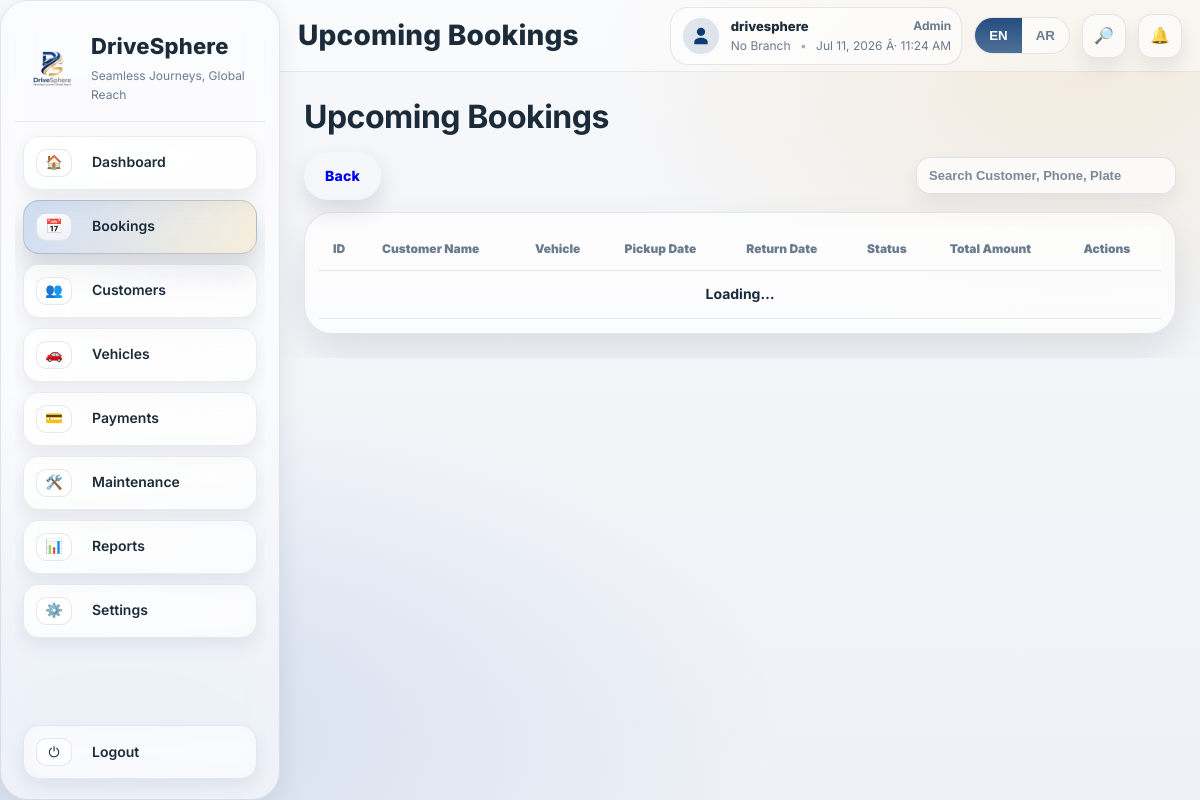
Screenshot of /bookings/upcoming/ (signed in) with the database file from the repository.
### apps/settings_app/models.py (models this page shows, shortened)
class BusinessProfile(TimeStampedModel):
    business_name = models.CharField(max_length=200, blank=True, default="")
    short_code = models.CharField(max_length=10, blank=True, default="")
    business_name_ar = models.CharField(max_length=200, blank=True, default="")
    commercial_registration_number = models.CharField(max_length=100, blank=True, default="")
    vat_no = models.CharField(max_length=100, blank=True, default="")
    address = models.CharField(max_length=300, blank=True, default="")
    address_ar = models.CharField(max_length=300, blank=True, default="")
    phone_number = models.CharField(max_length=60, blank=True, default="")
    phone_number_ar = models.CharField(max_length=60, blank=True, default="")
    email = models.EmailField(blank=True, default="")
    email_ar = models.EmailField(blank=True, default="")
    website = models.CharField(max_length=200, blank=True, default="")
    website_ar = models.CharField(max_length=200, blank=True, default="")
    currency_code = models.CharField(max_length=10, blank=True, default="OMR")
    currency_symbol = models.CharField(max_length=10, blank=True, default="﷼")
    exchange_rates = models.JSONField(blank=True, default=dict)
    exchange_rates_updated_at = models.DateTimeField(null=True, blank=True)
    logo = models.ImageField(upload_to="business/logo/", null=True, blank=True)
    class Meta:
        verbose_name = "Business Profile"
        verbose_name_plural = "Business Profile"
    @classmethod
    def get_solo(cls):
        obj = cls.objects.first()
        if not obj:
            obj = cls.objects.create()
        return obj

### apps/accounts/models.py (models this page shows, shortened)
class User(AbstractUser, TimeStampedModel):
    LANGUAGE_CHOICES = (
        ("en", "English"),
        ("ar", "Arabic"),
    )
    username = models.CharField(max_length=150, unique=True, null=True, blank=True)
    email = models.EmailField(unique=True)
    phone_number = models.CharField(max_length=30, blank=True, default="")
    nationality = models.CharField(max_length=60, blank=True, default="")
    role = models.ForeignKey(Role, on_delete=models.SET_NULL, null=True, blank=True)
    default_branch = models.ForeignKey(Branch, on_delete=models.SET_NULL, null=True, blank=True)
    preferred_language = models.CharField(max_length=2, choices=LANGUAGE_CHOICES, default="en")
    USERNAME_FIELD = "email"
    REQUIRED_FIELDS = ["username"]
    objects = UserManager()

class Role(TimeStampedModel):
    ROLE_CHOICES = (
        ("ADMIN", "Admin"),
        ("MANAGER", "Manager"),
        ("AGENT", "Agent"),
        ("MECHANIC", "Mechanic"),
        ("ACCOUNTANT", "Accountant"),
        ("VIEWER", "Viewer"),
    )
    code = models.CharField(max_length=30, choices=ROLE_CHOICES, unique=True)
    name = models.CharField(max_length=60)

### apps/bookings/page_views.py (the view)
# urls.py: path("bookings/upcoming/", page_views.upcoming_bookings_page, name="upcoming_bookings_page"),
@login_required
def upcoming_bookings_page(request):
    if not has_perm(request.user, "bookings.view"):
        return render(request, "errors/403.html", status=403)
    branch = get_active_branch(request)
    qs = Booking.objects.select_related(
        "customer",
        "vehicle",
        "vehicle__brand",
        "vehicle__model",
    ).filter(status="UPCOMING").order_by("pickup_date")
    if branch:
        qs = qs.filter(branch=branch)
    context = {
        "title": "Upcoming Bookings",
        "page_title": "Upcoming Bookings",
        "bookings": qs[:200],
        "today": timezone.localdate(),
    }
    return render(request, "bookings/upcoming.html", context)

### apps/accounts/permissions.py (called while the page is built)
def has_perm(user, perm_code: str) -> bool:
    if not user or not getattr(user, "is_authenticated", False):
        return False
    if getattr(user, "is_superuser", False):
        return True
    role = getattr(user, "role", None)
    if not role:
        return False
    perms = ROLE_PERMISSIONS.get(role.code, [])
    return perm_code in perms

### apps/core/context_processors.py (called while the page is built)
def drivesphere_globals(request):
    business = BusinessProfile.get_solo()
    branches = Branch.objects.filter(is_active=True).order_by("name")
    active_branch_id = request.session.get(settings.ACTIVE_BRANCH_SESSION_KEY)
    active_branch = None
    if active_branch_id:
        active_branch = branches.filter(id=active_branch_id).first()
    return {
        "ds_business": business,
        "ds_branches": branches,
        "ds_active_branch": active_branch,
    }

### apps/core/services.py (called while the page is built)
def get_active_branch(request):
    branch_id = request.session.get(settings.ACTIVE_BRANCH_SESSION_KEY)
    if branch_id:
        branch = Branch.objects.filter(id=branch_id, is_active=True).first()
        if branch:
            return branch
    branches = Branch.objects.filter(is_active=True).order_by("name")
    if branches.count() == 1:
        branch = branches.first()
        request.session[settings.ACTIVE_BRANCH_SESSION_KEY] = branch.id
        return branch
    return None

### templates/bookings/upcoming.html (shortened to what this page needs)
{% extends "base/_app_shell.html" %}
{% block heading %}{% if request.session.ui_lang == 'ar' %}الحجوزات القادمة{% else %}Upcoming Bookings{% endif %}{% endblock %}
{% block content %}
<div class="ds-page" id="ds-upcoming-bookings">
  <div class="ds-toolbar">
    <div class="ds-toolbar__left">
      <a class="ds-btn" href="/bookings/">{% if request.session.ui_lang == 'ar' %}عودة{% else %}Back{% endif %}</a>
    </div>
    <div class="ds-toolbar__right">
      <input class="ds-input" id="u-q" placeholder="{% if request.session.ui_lang == 'ar' %}ابحث بالعميل أو الهاتف أو اللوحة{% else %}Search Customer, Phone, Plate{% endif %}" style="min-width:260px;">
    </div>
  </div>
  <div class="ds-card ds-tableWrap">
    <table class="ds-table">
      <thead>
        <tr>
          <th>{% if request.session.ui_lang == 'ar' %}الهوية{% else %}ID{% endif %}</th>
          <th>{% if request.session.ui_lang == 'ar' %}اسم العميل{% else %}Customer Name{% endif %}</th>
          <th>{% if request.session.ui_lang == 'ar' %}المركبة{% else %}Vehicle{% endif %}</th>
          <th>{% if request.session.ui_lang == 'ar' %}تاريخ الاستلام{% else %}Pickup Date{% endif %}</th>
          <th>{% if request.session.ui_lang == 'ar' %}تاريخ الإرجاع{% else %}Return Date{% endif %}</th>
          <th>{% if request.session.ui_lang == 'ar' %}الحالة{% else %}Status{% endif %}</th>
          <th>{% if request.session.ui_lang == 'ar' %}المبلغ الإجمالي{% else %}Total Amount{% endif %}</th>
          <th class="ds-actions-col">{% if request.session.ui_lang == 'ar' %}الإجراءات{% else %}Actions{% endif %}</th>
        </tr>
      </thead>
      <tbody id="u-body">
        <tr><td colspan="8" class="ds-empty">Loading…</td></tr>
      </tbody>
    </table>
  </div>
</div>
{% endblock %}

### templates/base/_app_shell.html (shortened to what this page needs)
{% load static %}
{% with ui_lang=request.session.ui_lang|default:request.user.preferred_language|default:"en" %}
<!DOCTYPE html>
<html lang="{{ ui_lang }}" dir="{% if ui_lang == 'ar' %}rtl{% else %}ltr{% endif %}">
<head>
  <link rel="stylesheet" href="{% static 'css/theme.css' %}">
  <link rel="stylesheet" href="{% static 'css/ds-responsive.css' %}">
  <link rel="stylesheet" href="{% static 'css/app.css' %}">
</head>
<body class="ds-body min-h-screen{% if ui_lang == 'ar' %} is-rtl{% endif %}">
  <div class="flex h-screen overflow-hidden ds-shell">
    {% include "base/_sidebar.html" with ui_lang=ui_lang %}
    <div class="flex-1 flex flex-col min-w-0">
      <div class="ds-topbar">
        <div class="ds-topbar__left">
          <h1 class="ds-page-title">{% block heading %}Dashboard{% endblock %}</h1>
        </div>
        <div class="ds-topbar__right">
          <div class="ds-user">
            <span class="ds-user__avatar ds-user__avatar--icon" aria-hidden="true">
              <svg viewBox="0 0 24 24" role="img" aria-label="User">
                <path d="M12 12c2.761 0 5-2.239 5-5S14.761 2 12 2 7 4.239 7 7s2.239 5 5 5Zm0 2c-4.418 0-8 2.239-8 5v3h16v-3c0-2.761-3.582-5-8-5Z" />
              </svg>
            </span>
            <div class="ds-user__meta">
              <div class="ds-user__top">
                <div class="ds-user__name">{{ request.user.username|default:request.user.email|cut:'@local' }}</div>
                {% if request.user.role %}
                  <div class="ds-user__role">
                    {% if request.session.ui_lang == 'ar' %}
                      {% with rc=request.user.role.code %}
                        {% if rc == 'ADMIN' %}مشرف{% elif rc == 'MANAGER' %}مدير{% elif rc == 'AGENT' %}وكيل{% elif rc == 'MECHANIC' %}فني{% elif rc == 'ACCOUNTANT' %}محاسب{% elif rc == 'VIEWER' %}مُشاهد{% else %}{{ request.user.role.name|default:request.user.role.code }}{% endif %}
                      {% endwith %}
                    {% else %}
                      {{ request.user.role.name|default:request.user.role.code }}
                    {% endif %}
                  </div>
                {% endif %}
              </div>
              <div class="ds-user__sub">
                {% if ui_lang == 'ar' %}
                  <span id="dsClock">--</span>
                  <span class="ds-dot">•</span>
                  {% if ds_active_branch %}{{ ds_active_branch.name }}{% else %}لا يوجد فرع{% endif %}
                {% else %}
                  {% if ds_active_branch %}{{ ds_active_branch.name }}{% else %}No Branch{% endif %}
                  <span class="ds-dot">•</span>
                  <span id="dsClock">--</span>
                {% endif %}
              </div>
            </div>
          </div>
          <div class="ds-lang-toggle" title="{% if ui_lang == 'ar' %}اللغة{% else %}Language{% endif %}">
            <button class="ds-lang-toggle__btn {% if ui_lang == 'en' %}is-active{% endif %}" type="button" data-lang="en">EN</button>
            <button class="ds-lang-toggle__btn {% if ui_lang == 'ar' %}is-active{% endif %}" type="button" data-lang="ar">AR</button>
          </div>
          <div class="ds-topbar__dropdown" data-dropdown>
            <button class="ds-topbar__pill ds-topbar__pill--search" type="button" data-dropdown-toggle="search" aria-expanded="false" aria-controls="ds-search-panel">
              <span class="ds-pill__icon">🔎</span>
            </button>
          </div>
          <div class="ds-topbar__dropdown" data-dropdown>
            <button class="ds-topbar__pill ds-topbar__pill--notify" type="button" data-dropdown-toggle="notify" aria-expanded="false" aria-controls="ds-notify-panel">
              <span class="ds-pill__icon">🔔</span>
            </button>
          </div>
        </div>
      </div>
      <main class="p-4 sm:p-6 overflow-y-auto min-w-0">
        <div class="ds-pageHeader" id="ds-page-header">
          <div>
            <h2 class="ds-pageHeader__title" id="ds-page-header-title"></h2>
          </div>
        </div>
        {% block content %}{% endblock %}
      </main>
    </div>
  </div>
</body>
</html>
{% endwith %}

### templates/base/_sidebar.html (shortened to what this page needs)
{% load static %}
{% with ui_lang=ui_lang|default:request.session.ui_lang|default:request.user.preferred_language|default:"en" %}
<aside class="ds-sidebar">
  {% with business_name_ar=ds_business.business_name_ar|default:ds_business.business_name|default:"DriveSphere" %}
    {% if ui_lang == "ar" %}
      <div class="ds-sidebar__brand">
        <div class="ds-brand__text" dir="rtl">
          <div class="ds-brand__name">{{ ds_business.business_name_ar|default:ds_business.business_name|default:"DriveSphere" }}</div>
          <div class="ds-brand__tagline">رحلات سلسة، حضور عالمي</div>
        </div>
        {% if ds_business.logo %}
          <img class="ds-brand__logo" src="{{ ds_business.logo.url }}" alt="{{ business_name_ar }}">
        {% else %}
          <img class="ds-brand__logo" src="{% static 'img/logo/logo.png' %}" alt="{{ business_name_ar }}">
        {% endif %}
      </div>
    {% else %}
      <div class="ds-sidebar__brand">
        {% if ds_business.logo %}
          <img class="ds-brand__logo" src="{{ ds_business.logo.url }}" alt="{{ ds_business.business_name|default:'DriveSphere' }}">
        {% else %}
          <img class="ds-brand__logo" src="{% static 'img/logo/logo.png' %}" alt="DriveSphere">
        {% endif %}
        <div class="ds-brand__text">
          <div class="ds-brand__name">{{ ds_business.business_name|default:"DriveSphere" }}</div>
          <div class="ds-brand__tagline">Seamless Journeys, Global Reach</div>
        </div>
      </div>
    {% endif %}
  {% endwith %}
  <nav class="ds-nav">
    <a class="ds-nav__item {% if request.path == '/dashboard/' or request.path == '/' %}is-active{% endif %}" href="/dashboard/">
      <span class="ds-nav__icon">🏠</span>
      <span class="ds-nav__label">{% if ui_lang == "ar" %}لوحة التحكم{% else %}Dashboard{% endif %}</span>
    </a>
    <a class="ds-nav__item {% if request.path|slice:':10' == '/bookings/' %}is-active{% endif %}" href="/bookings/">
      <span class="ds-nav__icon">📅</span>
      <span class="ds-nav__label">{% if ui_lang == "ar" %}الحجوزات{% else %}Bookings{% endif %}</span>
    </a>
    <a class="ds-nav__item {% if request.path|slice:':11' == '/customers/' %}is-active{% endif %}" href="/customers/">
      <span class="ds-nav__icon">👥</span>
      <span class="ds-nav__label">{% if ui_lang == "ar" %}العملاء{% else %}Customers{% endif %}</span>
    </a>
    <a class="ds-nav__item {% if request.path|slice:':10' == '/vehicles/' %}is-active{% endif %}" href="/vehicles/">
      <span class="ds-nav__icon">🚗</span>
      <span class="ds-nav__label">{% if ui_lang == "ar" %}المركبات{% else %}Vehicles{% endif %}</span>
    </a>
    <a class="ds-nav__item {% if request.path|slice:':10' == '/payments/' %}is-active{% endif %}" href="/payments/">
      <span class="ds-nav__icon">💳</span>
      <span class="ds-nav__label">{% if ui_lang == "ar" %}المدفوعات{% else %}Payments{% endif %}</span>
    </a>
    <a class="ds-nav__item {% if request.path|slice:':13' == '/maintenance/' %}is-active{% endif %}" href="/maintenance/">
      <span class="ds-nav__icon">🛠️</span>
      <span class="ds-nav__label">{% if ui_lang == "ar" %}الصيانة{% else %}Maintenance{% endif %}</span>
    </a>
    <a class="ds-nav__item {% if request.path|slice:':9' == '/reports/' %}is-active{% endif %}" href="/reports/">
      <span class="ds-nav__icon">📊</span>
      <span class="ds-nav__label">{% if ui_lang == "ar" %}التقارير{% else %}Reports{% endif %}</span>
    </a>
    <a class="ds-nav__item {% if request.path|slice:':10' == '/settings/' %}is-active{% endif %}" href="/settings/general/">
      <span class="ds-nav__icon">⚙️</span>
      <span class="ds-nav__label">{% if ui_lang == "ar" %}الإعدادات{% else %}Settings{% endif %}</span>
    </a>
  </nav>
  <div class="ds-sidebar__footer">
    <a class="ds-nav__item ds-nav__item--logout" href="/logout/">
      <span class="ds-nav__icon">⏻</span>
      <span class="ds-nav__label">{% if ui_lang == "ar" %}تسجيل الخروج{% else %}Logout{% endif %}</span>
    </a>
  </div>
</aside>
{% endwith %}

### static/css/ds-responsive.css (style rules this page uses)
.ds-page { min-width:0; }
.ds-input { transition: all .18s ease; }
.ds-btn { position:relative; overflow:hidden; transition:all .15s ease; }
.ds-btn::after { content:""; position:absolute; inset:0; background:radial-gradient(circle,rgba(255,255,255,.4) 10%,transparent 10%); transform:scale(10); opacity:0; transition:transform .4s,opacity .6s; }
.ds-card { transition:transform .15s ease, box-shadow .15s ease; }
.ds-table tbody tr { transition:background .15s; }
.ds-tableWrap { overflow-x:auto; }

### static/css/app.css (style rules this page uses)
* { box-sizing:border-box }
body,html { height:100% }
body { margin:0;background:#f5f7fb }
.min-h-screen { min-height:100vh }
.h-screen { height:100vh }
.flex { display:flex }
.flex-col { flex-direction:column }
.flex-1 { flex:1 1 0% }
.min-w-0 { min-width:0 }
.overflow-hidden { overflow:hidden }
.overflow-y-auto { overflow-y:auto }
.p-4 { padding:16px }
@media (min-width:640px) { .sm\:p-6 { padding:24px } }
body,button,input,select,textarea { -webkit-font-smoothing:antialiased;-moz-osx-font-smoothing:grayscale }

### rows the page displays
BusinessProfile: business_name "DriveSphere"
User: user.username "drivesphere", user.role.name "Admin"
